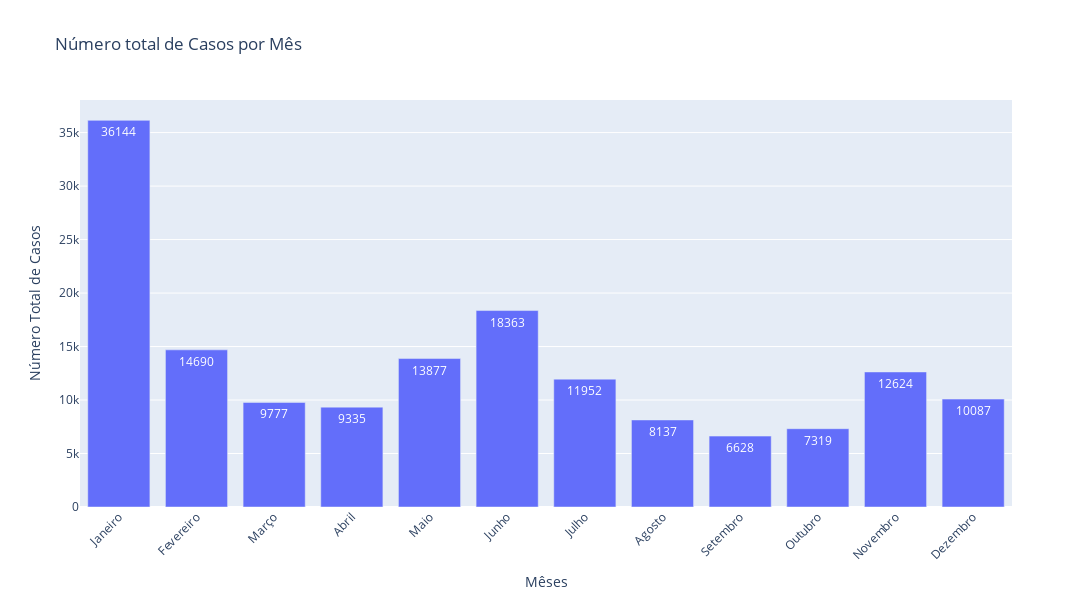

This figure's notebook cell:
### Code cell
# Criar o gráfico de barras com Plotly
fig = px.bar(df, 
             x='month', 
             y='sum',
             title='Número total de Casos por Mês',
             labels={'sum': 'Número Total de Casos', 'month': 'Mêses'},
             text='sum')  # Isso adiciona os valores nas barras

# Personalizar o layout
fig.update_layout(
    autosize=False,
    width=1200,
    height=600,
    xaxis_tickangle=-45
)

# Mostrar o gráfico
fig.show()

### Figure 1 — Plotly figure (JSON) as saved in the notebook; plotly's stock layout.template omitted (floating-point values rounded to 4 significant figures)
{"data": [{"hovertemplate": "Mêses=%{x}<br>Número Total de Casos=%{text}<extra></extra>", "legendgroup": "", "marker": {"color": "#636efa", "pattern": {"shape": ""}}, "name": "", "orientation": "v", "showlegend": false, "text": [36140.0, 14690.0, 9777.0, 9335.0, 13880.0, 18360.0, 11950.0, 8137.0, 6628.0, 7319.0, 12620.0, 10090.0], "textposition": "auto", "type": "bar", "x": ["Janeiro", "Fevereiro", "Março", "Abril", "Maio", "Junho", "Julho", "Agosto", "Setembro", "Outubro", "Novembro", "Dezembro"], "xaxis": "x", "y": [36144, 14690, 9777, 9335, 13877, 18363, 11952, 8137, 6628, 7319, 12624, 10087], "yaxis": "y"}], "layout": {"autosize": false, "barmode": "relative", "height": 600, "legend": {"tracegroupgap": 0}, "title": {"text": "Número total de Casos por Mês"}, "width": 1200, "xaxis": {"anchor": "y", "domain": [0, 1], "tickangle": -45, "title": {"text": "Mêses"}}, "yaxis": {"anchor": "x", "domain": [0, 1], "title": {"text": "Número Total de Casos"}}}}
